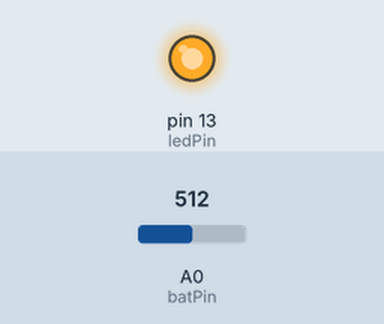
Recording of a sketch running on a simulated Arduino Uno, built with avr-gcc and run on an emulated ATmega328P. Shown: output pins drawn as LEDs (lit = HIGH). The test bench sets the inputs (shaded band); at power-on: A0 (batPin) = 512. What the sketch prints to the serial monitor is not drawn.

Above: at 0.05 s.
At 5.1 s:
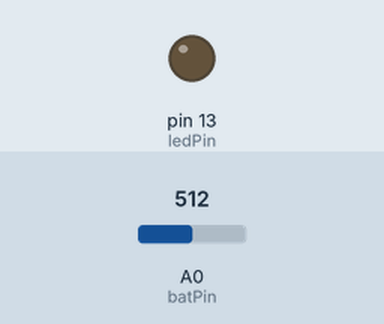
Timing chart, 0 to 13.1 s (numbered marks = the images above):
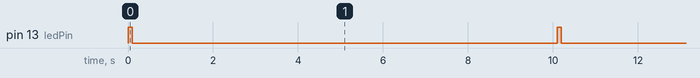

The sketch:

decharge-batterie.ino
```cpp
/*

 */

int batPin = A0;
int ledPin = 13;
int batVolt = 0;

void setup()
{
  pinMode( ledPin, OUTPUT );
  Serial.begin( 115200 );
}

void loop()
{

  batVolt = analogRead( batPin );
  // batVolt = map( sensorValue, 0, 1023, 0, 5 );
  Serial.println( batVolt );

  digitalWrite( ledPin, HIGH );
  _delay_ms( 100 );
  digitalWrite( ledPin, LOW );
  _delay_ms( 10000 );

}
```

Measured:
- by itself, pin 13 (ledPin): alternates HIGH for 0.10 s and LOW for 10.0 s
